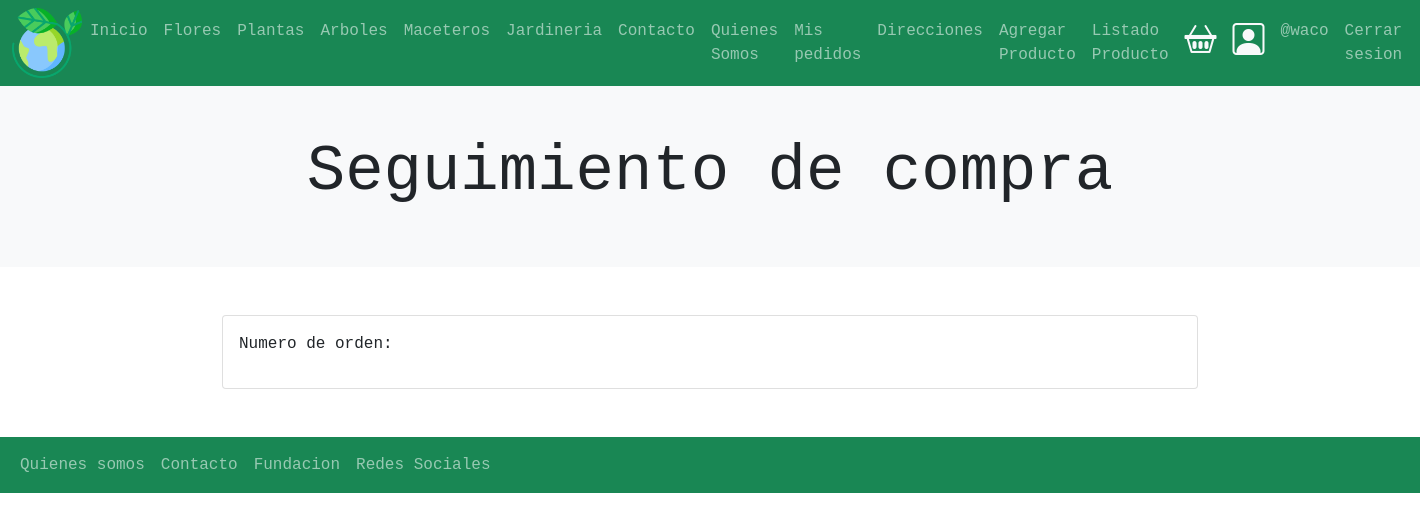
The page /orden/seguimientoCompra/12 (signed in) on the database as committed earlier.
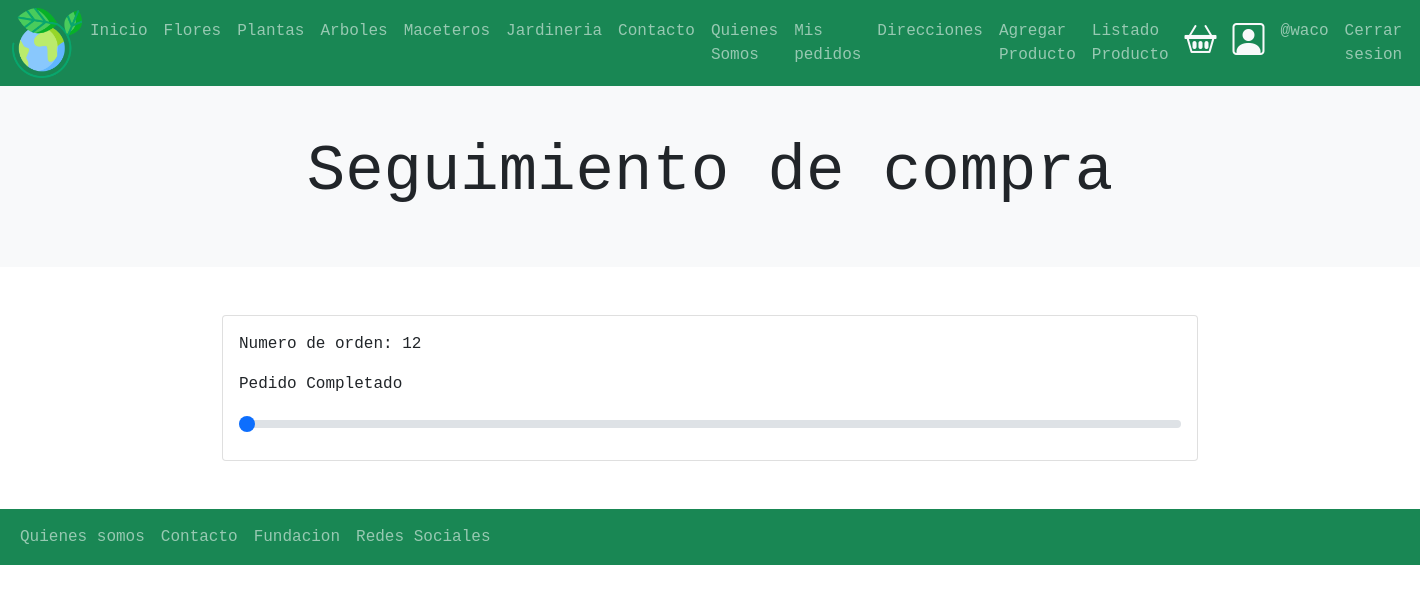
The same page on the database as committed later.
### ordenes/models.py (models this page shows, shortened)
class Ordenes(models.Model):
    orden_id = models.CharField(max_length=100, null=False, blank=False, unique=True)
    usuario = models.ForeignKey(User, on_delete = models.CASCADE)
    carrito = models.ForeignKey(Carrito, on_delete = models.CASCADE)
    status = models.CharField(max_length=50, choices=choices, default=OrdenesStatus.CREADO)
    total = models.IntegerField(default=0)
    envio = models.IntegerField(default=15000)
    creacion = models.DateTimeField(auto_now_add=True)
    direccion_envio = models.CharField( max_length=200 ,null=True , blank=True,)

### ordenes/views.py (the view)
# urls.py: path('seguimientoCompra/<int:id>',views.seguimientoCompra , name='seguimientoCompra'),
@login_required(login_url='login')
def seguimientoCompra(request,id):
    orden = Ordenes.objects.filter(id = id).first()
    return render(request, 'ordenes/seguimientoCompra.html',{
        'orden' : orden
    })

### ordenes/templates/ordenes/seguimientoCompra.html
{% extends 'base.html' %}
{% block contenido %}
<section>
    <div class="p-5 bg-light">
        <div class="container">
            <h1 class="display-3 text-center bg-light">Seguimiento de compra</h1>
        </div>
    </div>
</section>
<div class="container mb-5 mt-5">
    <div class="card ">
      <div class="card-body">
        <p>Numero de orden: {{ orden.id }}</p>
        {% if orden.status == 'OrdenesStatus.COMPLETADO' %}
        <p>Pedido Completado</p>
        <input type="range" class="form-range" min="0" max="0" id="customRange2">
        {% elif  orden.status == 'OrdenesStatus.CANCELADO' %}
        <p>Pedido Cancelado</p>
        <input type="range" class="form-range" min="0" max="0" id="customRange2">
        {% endif %}
      </div>
    </div>
</div>
{% endblock contenido %}

Rows that differ between the two databases and show on the page:
added Ordenes: id "12"
Other text that changed with them:
form field value: (not shown) → "0"
text now shown: "Pedido Completado"
